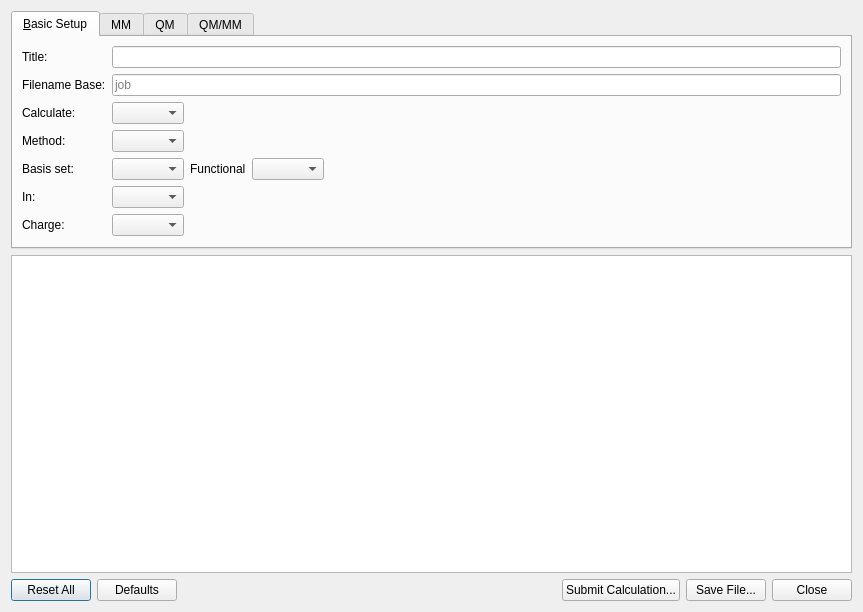
<?xml version="1.0" encoding="UTF-8"?>
<ui version="4.0">
 <class>Cp2kInputDialog</class>
 <widget class="QDialog" name="Cp2kInputDialog">
  <property name="geometry">
   <rect>
    <x>0</x>
    <y>0</y>
    <width>863</width>
    <height>612</height>
   </rect>
  </property>
  <property name="windowTitle">
   <string>CP2K Input</string>
  </property>
  <layout class="QGridLayout">
   <item row="6" column="0">
    <layout class="QHBoxLayout">
     <item>
      <widget class="QPushButton" name="resetAllButton">
       <property name="text">
        <string>Reset All</string>
       </property>
      </widget>
     </item>
     <item>
      <widget class="QPushButton" name="defaultsButton">
       <property name="text">
        <string>Defaults</string>
       </property>
      </widget>
     </item>
     <item>
      <spacer>
       <property name="orientation">
        <enum>Qt::Horizontal</enum>
       </property>
       <property name="sizeType">
        <enum>QSizePolicy::MinimumExpanding</enum>
       </property>
       <property name="sizeHint" stdset="0">
        <size>
         <width>10</width>
         <height>20</height>
        </size>
       </property>
      </spacer>
     </item>
     <item>
      <widget class="QPushButton" name="computeButton">
       <property name="text">
        <string>Submit Calculation...</string>
       </property>
      </widget>
     </item>
     <item>
      <widget class="QPushButton" name="generateButton">
       <property name="text">
        <string>Save File...</string>
       </property>
      </widget>
     </item>
     <item>
      <widget class="QPushButton" name="closeButton">
       <property name="text">
        <string>Close</string>
       </property>
      </widget>
     </item>
    </layout>
   </item>
   <item row="5" column="0">
    <widget class="QTextEdit" name="previewText">
     <property name="sizePolicy">
      <sizepolicy hsizetype="Expanding" vsizetype="Expanding">
       <horstretch>0</horstretch>
       <verstretch>1</verstretch>
      </sizepolicy>
     </property>
    </widget>
   </item>
   <item row="0" column="0">
    <widget class="QTabWidget" name="modeTab">
     <property name="currentIndex">
      <number>0</number>
     </property>
     <widget class="QWidget" name="basicWidget">
      <attribute name="title">
       <string>&amp;Basic Setup</string>
      </attribute>
      <layout class="QGridLayout">
       <item row="9" column="3">
        <layout class="QHBoxLayout" name="horizontalLayout">
         <item>
          <widget class="QComboBox" name="chargeCombo"/>
         </item>
         <item>
          <spacer name="horizontalSpacer">
           <property name="orientation">
            <enum>Qt::Horizontal</enum>
           </property>
           <property name="sizeHint" stdset="0">
            <size>
             <width>40</width>
             <height>20</height>
            </size>
           </property>
          </spacer>
         </item>
        </layout>
       </item>
       <item row="7" column="1">
        <widget class="QLabel" name="label_3">
         <property name="text">
          <string>In:</string>
         </property>
         <property name="alignment">
          <set>Qt::AlignLeading|Qt::AlignLeft|Qt::AlignVCenter</set>
         </property>
         <property name="buddy">
          <cstring>stateCombo</cstring>
         </property>
        </widget>
       </item>
       <item row="6" column="1">
        <widget class="QLabel" name="label_2">
         <property name="text">
          <string>Basis set:</string>
         </property>
         <property name="alignment">
          <set>Qt::AlignLeading|Qt::AlignLeft|Qt::AlignVCenter</set>
         </property>
         <property name="buddy">
          <cstring>basisCombo</cstring>
         </property>
        </widget>
       </item>
       <item row="4" column="3">
        <layout class="QHBoxLayout">
         <item>
          <widget class="QComboBox" name="calculateCombo"/>
         </item>
         <item>
          <spacer>
           <property name="orientation">
            <enum>Qt::Horizontal</enum>
           </property>
           <property name="sizeHint" stdset="0">
            <size>
             <width>40</width>
             <height>20</height>
            </size>
           </property>
          </spacer>
         </item>
        </layout>
       </item>
       <item row="6" column="3">
        <layout class="QHBoxLayout">
         <item>
          <widget class="QComboBox" name="basisCombo"/>
         </item>
         <item>
          <widget class="QLabel" name="label_9">
           <property name="text">
            <string>Functional</string>
           </property>
          </widget>
         </item>
         <item>
          <widget class="QComboBox" name="functionalCombo">
           <property name="accessibleDescription">
            <string notr="true"/>
           </property>
          </widget>
         </item>
         <item>
          <spacer>
           <property name="orientation">
            <enum>Qt::Horizontal</enum>
           </property>
           <property name="sizeHint" stdset="0">
            <size>
             <width>16</width>
             <height>20</height>
            </size>
           </property>
          </spacer>
         </item>
        </layout>
       </item>
       <item row="9" column="1">
        <widget class="QLabel" name="label_6">
         <property name="text">
          <string>Charge:</string>
         </property>
         <property name="buddy">
          <cstring>chargeCombo</cstring>
         </property>
        </widget>
       </item>
       <item row="7" column="3">
        <layout class="QHBoxLayout">
         <item>
          <widget class="QComboBox" name="stateCombo"/>
         </item>
         <item>
          <spacer>
           <property name="orientation">
            <enum>Qt::Horizontal</enum>
           </property>
           <property name="sizeHint" stdset="0">
            <size>
             <width>40</width>
             <height>20</height>
            </size>
           </property>
          </spacer>
         </item>
        </layout>
       </item>
       <item row="10" column="1">
        <spacer>
         <property name="orientation">
          <enum>Qt::Vertical</enum>
         </property>
         <property name="sizeHint" stdset="0">
          <size>
           <width>20</width>
           <height>0</height>
          </size>
         </property>
        </spacer>
       </item>
       <item row="4" column="1">
        <widget class="QLabel" name="label">
         <property name="text">
          <string>Calculate:</string>
         </property>
         <property name="alignment">
          <set>Qt::AlignLeading|Qt::AlignLeft|Qt::AlignVCenter</set>
         </property>
         <property name="buddy">
          <cstring>calculateCombo</cstring>
         </property>
        </widget>
       </item>
       <item row="3" column="1">
        <widget class="QLabel" name="label_4">
         <property name="text">
          <string>Filename Base:</string>
         </property>
        </widget>
       </item>
       <item row="0" column="1">
        <widget class="QLabel" name="label_8">
         <property name="text">
          <string>Title:</string>
         </property>
         <property name="buddy">
          <cstring>titleEdit</cstring>
         </property>
        </widget>
       </item>
       <item row="5" column="1">
        <widget class="QLabel" name="label_5">
         <property name="text">
          <string>Method:</string>
         </property>
         <property name="alignment">
          <set>Qt::AlignLeading|Qt::AlignLeft|Qt::AlignVCenter</set>
         </property>
         <property name="buddy">
          <cstring>methodCombo</cstring>
         </property>
        </widget>
       </item>
       <item row="0" column="3">
        <widget class="QLineEdit" name="titleEdit"/>
       </item>
       <item row="3" column="3">
        <widget class="QLineEdit" name="baseNameEdit">
         <property name="text">
          <string/>
         </property>
         <property name="placeholderText">
          <string>job</string>
         </property>
        </widget>
       </item>
       <item row="5" column="3">
        <layout class="QHBoxLayout">
         <item>
          <widget class="QComboBox" name="methodCombo"/>
         </item>
         <item>
          <spacer>
           <property name="orientation">
            <enum>Qt::Horizontal</enum>
           </property>
           <property name="sizeHint" stdset="0">
            <size>
             <width>40</width>
             <height>20</height>
            </size>
           </property>
          </spacer>
         </item>
        </layout>
       </item>
      </layout>
     </widget>
     <widget class="QWidget" name="tab">
      <attribute name="title">
       <string>MM</string>
      </attribute>
      <widget class="QLabel" name="label_11">
       <property name="geometry">
        <rect>
         <x>30</x>
         <y>130</y>
         <width>172</width>
         <height>39</height>
        </rect>
       </property>
       <property name="text">
        <string>Poisson EWALD Alpha</string>
       </property>
      </widget>
      <widget class="QLabel" name="label_7">
       <property name="geometry">
        <rect>
         <x>30</x>
         <y>90</y>
         <width>172</width>
         <height>39</height>
        </rect>
       </property>
       <property name="text">
        <string>Poisson EWALD type</string>
       </property>
      </widget>
      <widget class="QLabel" name="label_10">
       <property name="geometry">
        <rect>
         <x>31</x>
         <y>50</y>
         <width>171</width>
         <height>31</height>
        </rect>
       </property>
       <property name="text">
        <string>FF RCUT NB</string>
       </property>
      </widget>
      <widget class="QLabel" name="emaxSplieSpin">
       <property name="geometry">
        <rect>
         <x>31</x>
         <y>10</y>
         <width>171</width>
         <height>31</height>
        </rect>
       </property>
       <property name="text">
        <string>FF Emax Spline Spin</string>
       </property>
      </widget>
      <widget class="QWidget" name="horizontalLayoutWidget_2">
       <property name="geometry">
        <rect>
         <x>200</x>
         <y>50</y>
         <width>391</width>
         <height>41</height>
        </rect>
       </property>
       <layout class="QHBoxLayout" name="horizontalLayout_5">
        <item>
         <widget class="QDoubleSpinBox" name="rcutnbSplineSpin">
          <property name="decimals">
           <number>6</number>
          </property>
          <property name="minimum">
           <double>-99.000000000000000</double>
          </property>
          <property name="value">
           <double>-1.000000000000000</double>
          </property>
         </widget>
        </item>
        <item>
         <spacer name="horizontalSpacer_4">
          <property name="orientation">
           <enum>Qt::Horizontal</enum>
          </property>
          <property name="sizeHint" stdset="0">
           <size>
            <width>40</width>
            <height>20</height>
           </size>
          </property>
         </spacer>
        </item>
       </layout>
      </widget>
      <widget class="QWidget" name="horizontalLayoutWidget_4">
       <property name="geometry">
        <rect>
         <x>200</x>
         <y>130</y>
         <width>391</width>
         <height>41</height>
        </rect>
       </property>
       <layout class="QHBoxLayout" name="horizontalLayout_8">
        <item>
         <widget class="QDoubleSpinBox" name="ewaldalphaSpin">
          <property name="minimum">
           <double>-99.000000000000000</double>
          </property>
         </widget>
        </item>
        <item>
         <spacer name="horizontalSpacer_6">
          <property name="orientation">
           <enum>Qt::Horizontal</enum>
          </property>
          <property name="sizeHint" stdset="0">
           <size>
            <width>40</width>
            <height>20</height>
           </size>
          </property>
         </spacer>
        </item>
       </layout>
      </widget>
      <widget class="QWidget" name="horizontalLayoutWidget_3">
       <property name="geometry">
        <rect>
         <x>200</x>
         <y>90</y>
         <width>391</width>
         <height>41</height>
        </rect>
       </property>
       <layout class="QHBoxLayout" name="horizontalLayout_7">
        <item>
         <widget class="QComboBox" name="ewaldtypeCombo">
          <item>
           <property name="text">
            <string>EWALD</string>
           </property>
          </item>
          <item>
           <property name="text">
            <string>NONE</string>
           </property>
          </item>
          <item>
           <property name="text">
            <string>PME</string>
           </property>
          </item>
          <item>
           <property name="text">
            <string>SPME</string>
           </property>
          </item>
         </widget>
        </item>
        <item>
         <spacer name="horizontalSpacer_5">
          <property name="orientation">
           <enum>Qt::Horizontal</enum>
          </property>
          <property name="sizeHint" stdset="0">
           <size>
            <width>40</width>
            <height>20</height>
           </size>
          </property>
         </spacer>
        </item>
       </layout>
      </widget>
      <widget class="QWidget" name="horizontalLayoutWidget">
       <property name="geometry">
        <rect>
         <x>200</x>
         <y>10</y>
         <width>391</width>
         <height>41</height>
        </rect>
       </property>
       <layout class="QHBoxLayout" name="horizontalLayout_6">
        <item>
         <widget class="QDoubleSpinBox" name="emaxSpineSpin">
          <property name="decimals">
           <number>6</number>
          </property>
          <property name="minimum">
           <double>-99.000000000000000</double>
          </property>
          <property name="singleStep">
           <double>0.000010000000000</double>
          </property>
          <property name="value">
           <double>0.000001000000000</double>
          </property>
         </widget>
        </item>
        <item>
         <spacer name="horizontalSpacer_3">
          <property name="orientation">
           <enum>Qt::Horizontal</enum>
          </property>
          <property name="sizeHint" stdset="0">
           <size>
            <width>40</width>
            <height>20</height>
           </size>
          </property>
         </spacer>
        </item>
       </layout>
      </widget>
      <widget class="QLabel" name="label_23">
       <property name="geometry">
        <rect>
         <x>30</x>
         <y>170</y>
         <width>161</width>
         <height>41</height>
        </rect>
       </property>
       <property name="text">
        <string>Poiosson EWALD GMAX</string>
       </property>
      </widget>
      <widget class="QWidget" name="horizontalLayoutWidget_9">
       <property name="geometry">
        <rect>
         <x>200</x>
         <y>170</y>
         <width>391</width>
         <height>41</height>
        </rect>
       </property>
       <layout class="QHBoxLayout" name="horizontalLayout_14">
        <item>
         <widget class="QSpinBox" name="ewaldgmaxSpin">
          <property name="maximum">
           <number>1000</number>
          </property>
          <property name="value">
           <number>10</number>
          </property>
         </widget>
        </item>
        <item>
         <spacer name="horizontalSpacer_7">
          <property name="orientation">
           <enum>Qt::Horizontal</enum>
          </property>
          <property name="sizeHint" stdset="0">
           <size>
            <width>40</width>
            <height>20</height>
           </size>
          </property>
         </spacer>
        </item>
       </layout>
      </widget>
      <zorder>label_10</zorder>
      <zorder>label_11</zorder>
      <zorder>label_7</zorder>
      <zorder>label_10</zorder>
      <zorder>emaxSplieSpin</zorder>
      <zorder>horizontalLayoutWidget_2</zorder>
      <zorder>horizontalLayoutWidget_4</zorder>
      <zorder>horizontalLayoutWidget_3</zorder>
      <zorder>horizontalLayoutWidget</zorder>
      <zorder>label_23</zorder>
      <zorder>horizontalLayoutWidget_9</zorder>
     </widget>
     <widget class="QWidget" name="tab_2">
      <attribute name="title">
       <string>QM</string>
      </attribute>
     </widget>
     <widget class="QWidget" name="tab_3">
      <attribute name="title">
       <string>QM/MM</string>
      </attribute>
     </widget>
    </widget>
   </item>
  </layout>
 </widget>
 <tabstops>
  <tabstop>calculateCombo</tabstop>
  <tabstop>basisCombo</tabstop>
  <tabstop>functionalCombo</tabstop>
  <tabstop>stateCombo</tabstop>
  <tabstop>methodCombo</tabstop>
  <tabstop>chargeCombo</tabstop>
  <tabstop>previewText</tabstop>
  <tabstop>resetAllButton</tabstop>
  <tabstop>defaultsButton</tabstop>
  <tabstop>generateButton</tabstop>
  <tabstop>closeButton</tabstop>
 </tabstops>
 <resources/>
 <connections/>
</ui>
